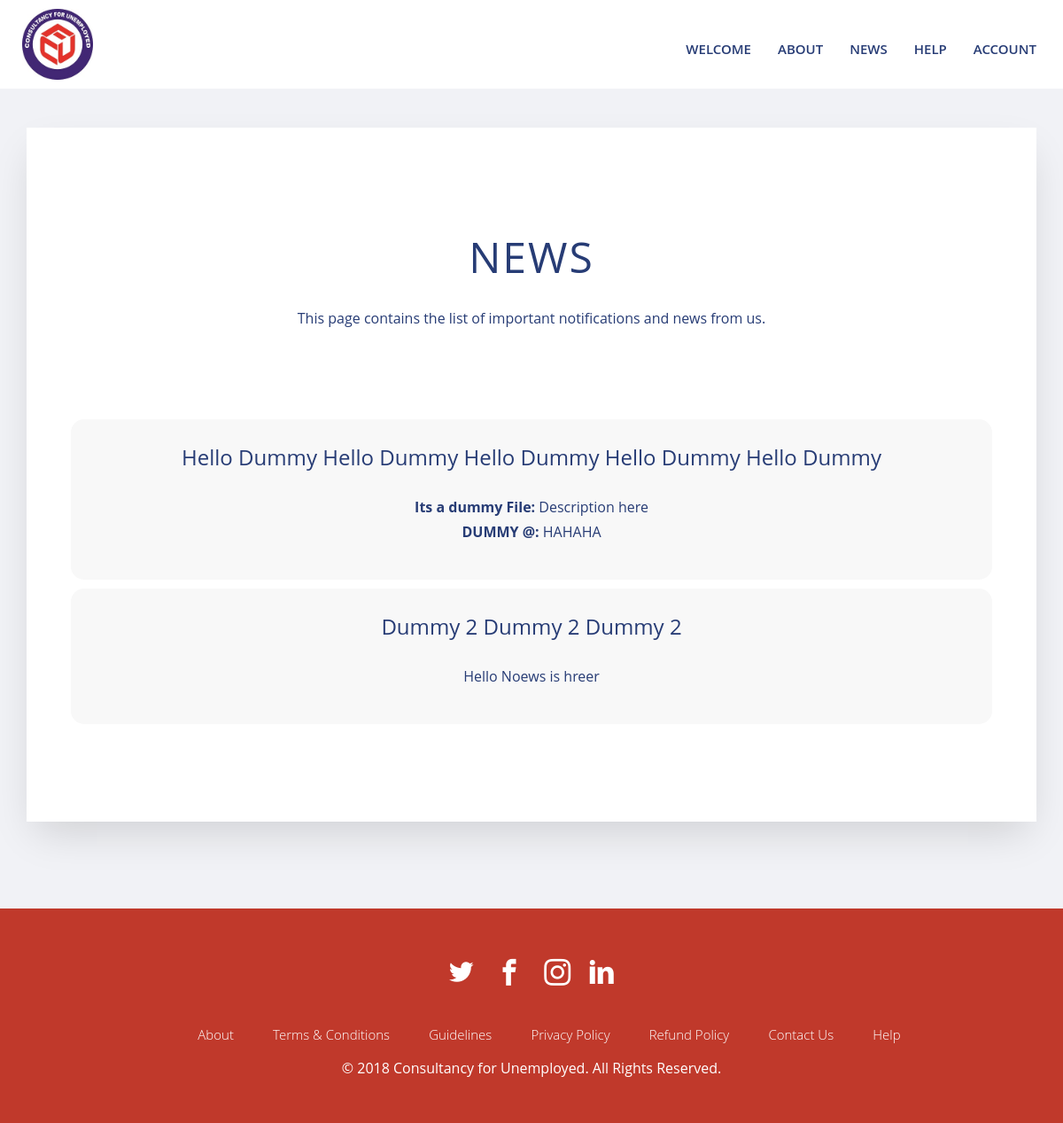
Page /news.php on the committed database.
### tables this page shows
CREATE TABLE `news` (
  `news_id` int(11) NOT NULL,
  `title` varchar(200) NOT NULL,
  `des` blob NOT NULL
);

### news.php (the view, shortened to what this page needs)
<?php
include('nav.php');
include('db.php');
$q121 = "SELECT * FROM news";
$res121 = mysqli_query($conn, $q121);
?>
<section class="my-top-section probootstrap-bg-light" >
      <div class="container">
        <div class="row">
          <div class="col-md-12 my-section">
             <div class="probootstrap-form my-section" style="text-align:center;">
      <div class="containerS">
                    <div class="row">
                        <div class="heading-title text-center">
                            <h3 class="text-uppercase"><font size="22"> News</font> </h3>
                            <p class="p-top-30 half-txt">This page contains the list of important notifications and news from us. </p>
                        </div>
 <?php
                 while($row121 = mysqli_fetch_array($res121)){
                 ?>
                         <div class="my-news-section" >
					<h3><?php echo $row121['title'];?></h3>
                    <p><?php echo $row121['des']; ?></p>
                            </div>
                        <?php } ?>
                    </div>
                </div>
    </div>
          </div>
        </div>
      </div>
    </section>
<?php
include('footer.php');
?>

### css/mystyle.css (style rules this page uses)
.my-section { position: relative; padding: 2em 0; }
.my-top-section { position: relative; background: #f1f2f6; padding: 7em 0 1em 0; }
.my-news-section { margin: 10px; background-color: #f8f8f8; border-radius: 15px; padding: 10px; }

### css/textslider.css (style rules this page uses)
.heading-title { margin-bottom: 100px; }
.text-center { text-align: center; }
.heading-title h3 { margin-bottom: 0; letter-spacing: 2px; font-weight: normal; }
.p-top-30 { padding-top: 30px; }
.half-txt { width: 60%; margin: 0 auto; display: inline-block; line-height: 25px; }
.text-uppercase { text-transform: uppercase; }
.containerS { position:relative; padding:60px 0; }

### rows in the picture
news: title "Hello Dummy Hello Dummy Hello Dummy Hello Dummy Hello Dummy", des "Its a dummy File: Description here DUMMY @: HAHAHA"
news: title "Dummy 2 Dummy 2 Dummy 2", des "Hello Noews is hreer"
